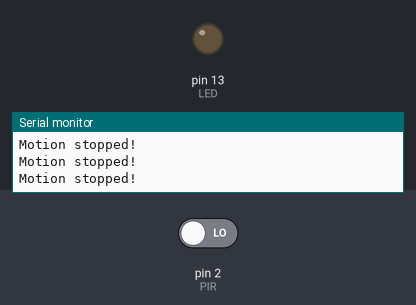
Recording of a sketch running on a simulated Arduino Uno, built with avr-gcc and run on an emulated ATmega328P. Parts: output pins drawn as LEDs (lit = HIGH), the last lines printed to the serial monitor. The test bench sets the inputs (shaded band); at power-on: pin 2 (PIR) LOW.

Above: at 1.2 s.
1.3 s: pin 2 (PIR) driven HIGH
At 2.3 s:
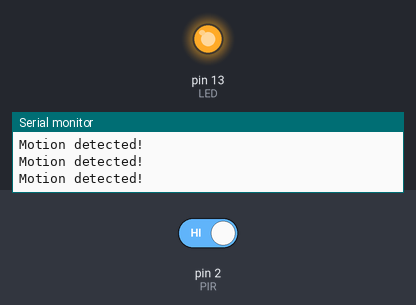
2.8 s: pin 2 (PIR) driven LOW
At 3.5 s:
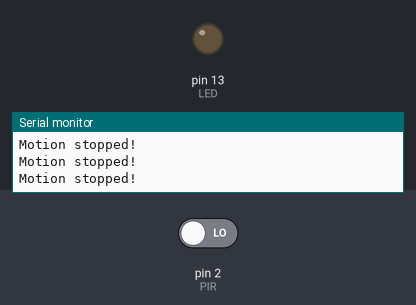
Timing chart, 0 to 5.8 s (numbered marks = the images above; inputs shaded):
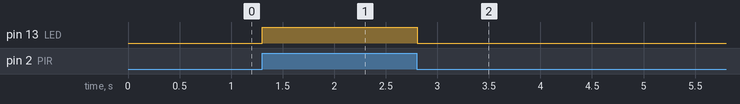

The sketch:

pir_test5.ino
```cpp
int LED = 13;             // the pin that the LED is atteched to
int PIR = 2;              // the pin that the sensor is atteched to

void setup() {
  pinMode(LED, OUTPUT);   // initalize LED as an output
  pinMode(PIR, INPUT);    // initialize sensor as an input
  Serial.begin(9600);     // initialize serial
}

void loop(){
  if (digitalRead(PIR) == HIGH) { // check if the sensor is HIGH
    digitalWrite(LED, HIGH);      // turn LED ON
    Serial.println("Motion detected!");
    delay(100);                   // delay 100 milliseconds
  }
  else {
    digitalWrite(LED, LOW);       // turn LED OFF
    Serial.println("Motion stopped!");
    delay(100);                   // delay 100 milliseconds
  }
}
```

Measured:
- after the input at 1.3 s, pin 13 (LED): LOW → HIGH at once
- after the input at 2.8 s, pin 13 (LED): HIGH → LOW at once
